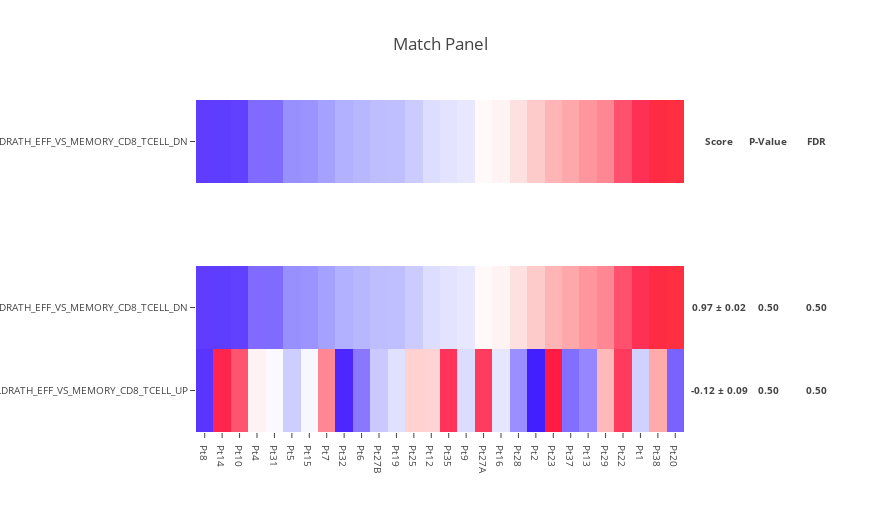

The code cell stored with this chart in its notebook:
### Code cell
score_moe_p_value_fdr = make_match_panel(
    features.iloc[0],
    features.iloc[:2],
    n_sampling=2,
    n_permutation=1,
    plot_std=3,
)

score_moe_p_value_fdr.sort_values('Score')

### Figure 1 — Plotly figure (JSON) as saved in the notebook; plotly's stock layout.template omitted (floating-point values rounded to 4 significant figures; data arrays with more than 128 entries replaced by an {"elided": "..."} marker saying what was removed)
{"data": [{"colorscale": {"elided": "256x2 mixed values"}, "showscale": false, "text": [["Pt8", "Pt14", "Pt10", "Pt4", "Pt31", "Pt5", "Pt15", "Pt7", "Pt32", "Pt6", "Pt27B", "Pt19", "Pt25", "Pt12", "Pt35", "Pt9", "Pt27A", "Pt16", "Pt28", "Pt2", "Pt23", "Pt37", "Pt13", "Pt29", "Pt22", "Pt1", "Pt38", "Pt20"]], "type": "heatmap", "uid": "8b770e51-fdfe-4e95-954d-40f29ccf5171", "x": ["Pt8", "Pt14", "Pt10", "Pt4", "Pt31", "Pt5", "Pt15", "Pt7", "Pt32", "Pt6", "Pt27B", "Pt19", "Pt25", "Pt12", "Pt35", "Pt9", "Pt27A", "Pt16", "Pt28", "Pt2", "Pt23", "Pt37", "Pt13", "Pt29", "Pt22", "Pt1", "Pt38", "Pt20"], "y": ["GOLDRATH_EFF_VS_MEMORY_CD8_TCELL_DN"], "yaxis": "y2", "z": [[-1.291, -1.272, -1.239, -0.9798, -0.9751, -0.7773, -0.761, -0.684, -0.5949, -0.5419, -0.4989, -0.483, -0.3996, -0.2537, -0.2189, -0.1877, 0.04652, 0.09243, 0.2329, 0.4051, 0.5631, 0.6406, 0.7496, 0.8293, 1.124, 1.456, 2.469, 2.549]], "zmax": 3, "zmin": -3}, {"colorscale": {"elided": "256x2 mixed values"}, "showscale": false, "type": "heatmap", "uid": "0a90311b-c06a-4efa-aa00-a50c0e309e29", "x": ["Pt8", "Pt14", "Pt10", "Pt4", "Pt31", "Pt5", "Pt15", "Pt7", "Pt32", "Pt6", "Pt27B", "Pt19", "Pt25", "Pt12", "Pt35", "Pt9", "Pt27A", "Pt16", "Pt28", "Pt2", "Pt23", "Pt37", "Pt13", "Pt29", "Pt22", "Pt1", "Pt38", "Pt20"], "y": ["GOLDRATH_EFF_VS_MEMORY_CD8_TCELL_UP", "GOLDRATH_EFF_VS_MEMORY_CD8_TCELL_DN"], "yaxis": "y", "z": [[-1.387, 1.617, 1.105, 0.09626, -0.03976, -0.3816, -0.06108, 0.8312, -1.593, -0.9086, -0.4081, -0.2358, 0.3506, 0.3336, 1.396, -0.2595, 1.299, -0.1933, -0.7795, -2.058, 1.956, -0.9538, -0.8212, 0.5264, 1.313, -0.3462, 0.6295, -1.028], [-1.291, -1.272, -1.239, -0.9798, -0.9751, -0.7773, -0.761, -0.684, -0.5949, -0.5419, -0.4989, -0.483, -0.3996, -0.2537, -0.2189, -0.1877, 0.04652, 0.09243, 0.2329, 0.4051, 0.5631, 0.6406, 0.7496, 0.8293, 1.124, 1.456, 2.469, 2.549]], "zmax": 3, "zmin": -3}], "layout": {"annotations": [{"font": {"size": 9.6}, "showarrow": false, "text": "<b>Score</b>", "width": 64, "x": 1.002, "xanchor": "left", "xref": "paper", "y": 0.875, "yanchor": "middle", "yref": "paper"}, {"font": {"size": 9.6}, "showarrow": false, "text": "<b>0.97 ± 0.02</b>", "width": 64, "x": 1.002, "xanchor": "left", "xref": "paper", "y": 0.375, "yanchor": "middle", "yref": "paper"}, {"font": {"size": 9.6}, "showarrow": false, "text": "<b>-0.12 ± 0.09</b>", "width": 64, "x": 1.002, "xanchor": "left", "xref": "paper", "y": 0.125, "yanchor": "middle", "yref": "paper"}, {"font": {"size": 9.6}, "showarrow": false, "text": "<b>P-Value</b>", "width": 64, "x": 1.102, "xanchor": "left", "xref": "paper", "y": 0.875, "yanchor": "middle", "yref": "paper"}, {"font": {"size": 9.6}, "showarrow": false, "text": "<b>0.50</b>", "width": 64, "x": 1.102, "xanchor": "left", "xref": "paper", "y": 0.375, "yanchor": "middle", "yref": "paper"}, {"font": {"size": 9.6}, "showarrow": false, "text": "<b>0.50</b>", "width": 64, "x": 1.102, "xanchor": "left", "xref": "paper", "y": 0.125, "yanchor": "middle", "yref": "paper"}, {"font": {"size": 9.6}, "showarrow": false, "text": "<b>FDR</b>", "width": 64, "x": 1.202, "xanchor": "left", "xref": "paper", "y": 0.875, "yanchor": "middle", "yref": "paper"}, {"font": {"size": 9.6}, "showarrow": false, "text": "<b>0.50</b>", "width": 64, "x": 1.202, "xanchor": "left", "xref": "paper", "y": 0.375, "yanchor": "middle", "yref": "paper"}, {"font": {"size": 9.6}, "showarrow": false, "text": "<b>0.50</b>", "width": 64, "x": 1.202, "xanchor": "left", "xref": "paper", "y": 0.125, "yanchor": "middle", "yref": "paper"}], "height": 512, "margin": {"l": 196, "r": 196}, "title": "Match Panel", "width": 880, "xaxis": {"anchor": "y", "tickfont": {"size": 9.6}}, "yaxis": {"domain": [0, 0.5], "dtick": 1, "tickfont": {"size": 9.6}}, "yaxis2": {"domain": [0.75, 1], "tickfont": {"size": 9.6}}}}
